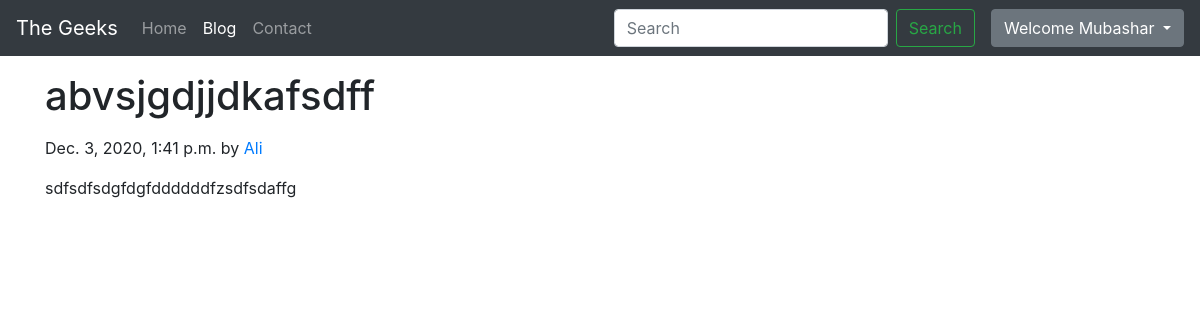
/blogpost/sdsdfsdf (signed in), run on the app's committed database.
### blog/models.py (models this page shows, shortened)
class Blog(models.Model):
    sno = models.AutoField(primary_key=True)
    title = models.CharField(max_length=200)
    content = models.TextField()
    short_desc = models.CharField(max_length=300, default="")
    slug = models.CharField(max_length=100)
    time = models.DateTimeField(auto_now_add=True)
    author = models.CharField(max_length=20, default="")

### blog/views.py (the view)
# urls.py: path('blogpost/<str:slug>', views.blogpost, name='blog'),
def blogpost(request, slug):
    blog = Blog.objects.filter(slug=slug).first
    context = {'blog': blog}
    return render(request, 'blogpost.html', context)

### templates/blogpost.html
{% extends 'base.html' %}
{% block blogactive %}active{% endblock blogactive %}
{% block body %}
<div class="container">
<h1 class="my-3"> {{blog.title}} </h1>
<p class="blog-post-meta">{{blog.time}} by <a href="#">{{blog.author}}</a></p>
<div class="my-3">
    {{blog.content|safe}}
</div>
</div>
{% endblock body %}

### templates/base.html (shortened to what this page needs)
<!doctype html>
<html lang="en">
<head>
  <link rel="stylesheet" href="https://cdn.jsdelivr.net/npm/bootstrap@4.5.3/dist/css/bootstrap.min.css"
>
</head>
<body>
  <nav class="navbar navbar-expand-lg navbar-dark bg-dark">
    <a class="navbar-brand" href="/">The Geeks</a>
    <div class="collapse navbar-collapse" id="navbarSupportedContent">
      <ul class="navbar-nav mr-auto">
        <li class="nav-item {% block homeactive %}{% endblock homeactive %} ">
          <a class="nav-link" href="/">Home <span class="sr-only">(current)</span></a>
        </li>
        <li class="nav-item {% block blogactive %}{% endblock blogactive %} ">
          <a class="nav-link" href="/blog">Blog</a>
        </li>
        <li class="nav-item {% block contactactive %}{% endblock contactactive %} ">
          <a class="nav-link" href="/contact">Contact</a>
        </li>
      </ul>
      <form action="/search" method="get" class="form-inline my-2 my-lg-0 mx-3">
        <input class="form-control mr-sm-2" type="search" placeholder="Search" aria-label="query" name="query"
          id="search">
        <button class="btn btn-outline-success my-2 my-sm-0" type="submit">Search</button>
      </form>
{% if user.is_authenticated %}
<div class="dropdown">
  <button class="btn btn-secondary dropdown-toggle" type="button" id="dropdownMenuButton" data-toggle="dropdown" aria-haspopup="true" aria-expanded="false">
     Welcome {{request.user}}
  </button>
</div>
{% endif %}
    </div>
  </nav>
  {% block body %} {% endblock body %}
</body>
</html>

### data on the page
Blog: title "abvsjgdjjdkafsdff", time "Dec. 3, 2020, 1:41 p.m.", author "Ali", content "sdfsdfsdgfdgfddddddfzsdfsdaffg"

### other printed values
{{ request.user }} "Mubashar"
